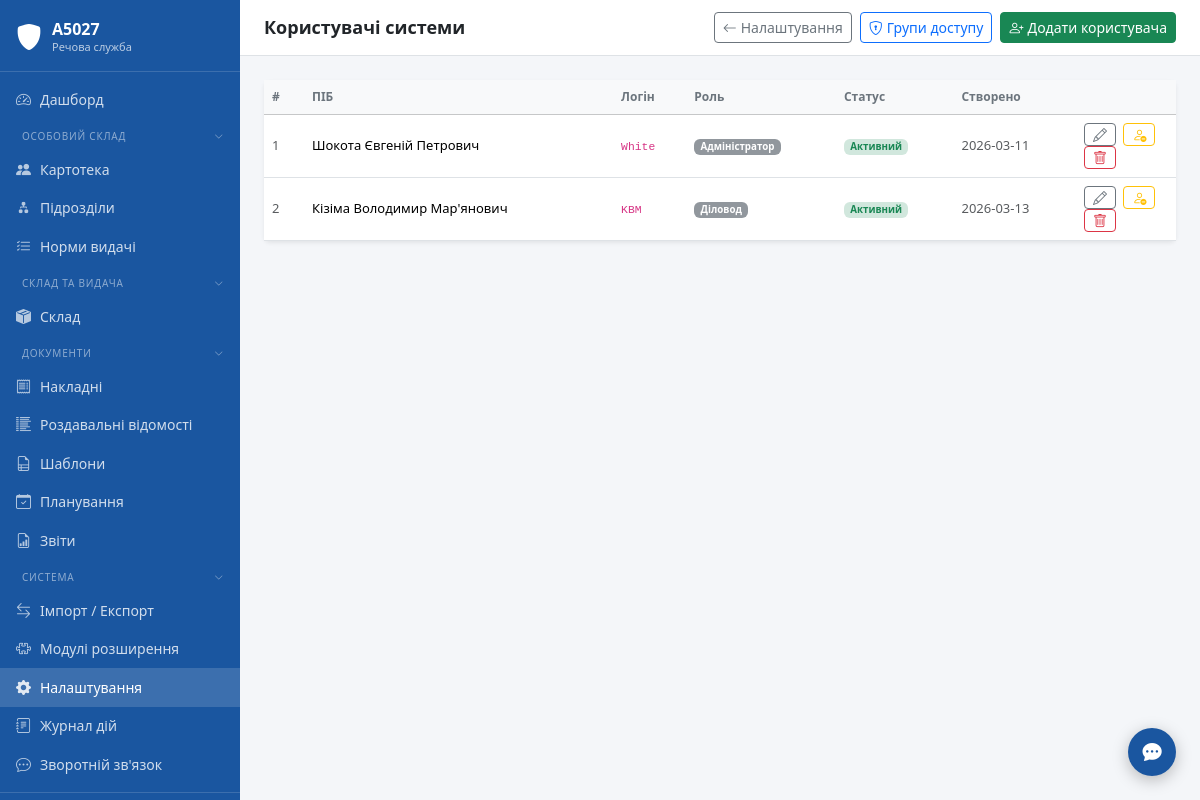
Page /settings/users (signed in) on the committed database.
### tables this page shows
CREATE TABLE settings (
            key TEXT PRIMARY KEY,
            value TEXT NOT NULL DEFAULT '',
            updated_at TEXT NOT NULL DEFAULT (datetime('now','localtime'))
        );

CREATE TABLE users (
            id INTEGER PRIMARY KEY AUTOINCREMENT,
            username TEXT NOT NULL UNIQUE,
            password_hash TEXT NOT NULL,
            full_name TEXT NOT NULL,
            role_id INTEGER NOT NULL REFERENCES roles(id),
            is_active INTEGER NOT NULL DEFAULT 1,
            created_at TEXT NOT NULL DEFAULT (datetime('now','localtime'))
        , theme TEXT NOT NULL DEFAULT 'default');

CREATE TABLE roles (
            id INTEGER PRIMARY KEY AUTOINCREMENT,
            name TEXT NOT NULL UNIQUE,
            permissions TEXT NOT NULL DEFAULT '{}',
            created_at TEXT NOT NULL DEFAULT (datetime('now','localtime'))
        );

### modules/settings/routes.py (the view)
@bp.route("/users")
@login_required
def users():
    conn = get_connection()
    users_list = conn.execute(
        """SELECT u.*, r.name as role_name
           FROM users u JOIN roles r ON u.role_id = r.id
           ORDER BY u.id"""
    ).fetchall()
    roles_list = conn.execute("SELECT * FROM roles ORDER BY id").fetchall()
    conn.close()
    return render_template(
        "settings/users.html",
        users=[dict(u) for u in users_list],
        roles=[dict(r) for r in roles_list],
    )

### templates/settings/users.html (shortened to what this page needs)
{% extends "base.html" %}
{% block page_title %}Користувачі системи{% endblock %}
{% block topbar_actions %}
<a href="{{ url_for('settings.index') }}" class="btn btn-sm btn-outline-secondary">
    <i class="bi bi-arrow-left me-1"></i>Налаштування
</a>
<a href="{{ url_for('settings.roles') }}" class="btn btn-sm btn-outline-primary">
    <i class="bi bi-shield-lock me-1"></i>Групи доступу
</a>
<button class="btn btn-sm btn-success" data-bs-toggle="modal" data-bs-target="#modalAddUser">
    <i class="bi bi-person-plus me-1"></i>Додати користувача
</button>
{% endblock %}
{% block content %}
<div class="card border-0 shadow-sm">
    <div class="card-body p-0">
        <table class="table table-hover mb-0 align-middle">
            <thead class="table-light">
                <tr>
                    <th style="width:40px">#</th>
                    <th>ПІБ</th>
                    <th>Логін</th>
                    <th>Роль</th>
                    <th>Статус</th>
                    <th>Створено</th>
                    <th style="width:100px"></th>
                </tr>
            </thead>
            <tbody>
            {% for u in users %}
            <tr id="urow-{{ u.id }}">
                <td class="text-muted small">{{ u.id }}</td>
                <td class="fw-medium">{{ u.full_name }}</td>
                <td><code class="small">{{ u.username }}</code></td>
                <td>
                    <span class="badge bg-secondary bg-opacity-75">{{ u.role_name }}</span>
                </td>
                <td>
                    {% if u.is_active %}
                    <span class="badge bg-success-subtle text-success" id="ubadge-{{ u.id }}">Активний</span>
                    {% else %}
                    <span class="badge bg-secondary-subtle text-secondary" id="ubadge-{{ u.id }}">Неактивний</span>
                    {% endif %}
                </td>
                <td class="text-muted small">{{ u.created_at[:10] if u.created_at else '—' }}</td>
                <td>
                    <button class="btn btn-sm btn-outline-secondary py-0 me-1"
                            title="Редагувати"
                            data-user="{{ u | tojson | e }}"
                            onclick="openEditUser(JSON.parse(this.dataset.user))">
                        <i class="bi bi-pencil"></i>
                    </button>
                    <button class="btn btn-sm btn-outline-warning py-0 me-1"
                            title="{{ 'Деактивувати' if u.is_active else 'Активувати' }}"
                            id="utoggle-{{ u.id }}"
                            onclick="toggleUser({{ u.id }}, this)">
                        <i class="bi {{ 'bi-person-dash' if u.is_active else 'bi-person-check' }}"></i>
                    </button>
                    <button class="btn btn-sm btn-outline-danger py-0"
                            title="Видалити"
                            onclick="deleteUser({{ u.id }}, '{{ u.full_name | e }}')">
                        <i class="bi bi-trash"></i>
                    </button>
                </td>
            </tr>
            {% else %}
            <tr><td colspan="7" class="text-muted text-center py-4">Немає користувачів</td></tr>
            {% endfor %}
            </tbody>
        </table>
    </div>
</div>
{% endblock %}

### templates/base.html (shortened to what this page needs)
<!DOCTYPE html>
<html lang="uk">
<head>
    <link rel="stylesheet" href="{{ url_for('static', filename='css/bootstrap.min.css') }}">
    <link rel="stylesheet" href="{{ url_for('static', filename='css/bootstrap-icons.min.css') }}">
    <link rel="stylesheet" href="{{ url_for('static', filename='css/main.css') }}">
    <link rel="stylesheet" href="{{ url_for('static', filename='css/theme-' ~ (session.get('theme') or 'default') ~ '.css') }}">
</head>
<body>
<div class="app-wrapper">
    <nav class="app-sidebar">
        <a class="sidebar-brand" href="{{ url_for('dashboard') }}">
            <i class="bi bi-shield-fill sidebar-brand-icon"></i>
            <div class="sidebar-brand-text">
                <div class="title">{{ unit_name }}</div>
                <div class="subtitle">Речова служба</div>
            </div>
        </a>
        {%- set _in_docs = request.blueprint in ('invoices','rv','doc_templates','planning','reports') %}
        {%- set _in_plugins = plugin_menu_items and request.path and plugin_menu_items | selectattr('url') | list | length > 0 %}
        {%- set _sidebar_extra = slot('sidebar.items') %}
        {%- set _in_extra = _sidebar_extra and _sidebar_extra | length > 0 %}
        {%- set _in_system = request.blueprint in ('import_export','plugins','settings','audit') or request.path.startswith('/settings/') or request.path.startswith('/audit/') %}
        <ul class="nav flex-column sidebar-nav">
            <li class="nav-item">
                <a class="nav-link {% if request.endpoint == 'dashboard' %}active{% endif %}"
                   href="{{ url_for('dashboard') }}">
                    <i class="bi bi-speedometer2"></i> Дашборд
                </a>
            </li>
            <li>
                <button class="nav-section-toggle" data-section="os">
                    <span>Особовий склад</span>
                    <i class="bi bi-chevron-down nav-section-chevron"></i>
                </button>
            </li>
            <li class="nav-section-body" data-section-body="os">
                <ul class="nav flex-column">
                    <li class="nav-item">
                        <a class="nav-link {% if request.blueprint == 'personnel' %}active{% endif %}"
                           href="/personnel/">
                            <i class="bi bi-people-fill"></i> Картотека
                        </a>
                    </li>
                    <li class="nav-item">
                        <a class="nav-link {% if request.path == '/units/' or request.path.startswith('/units/') %}active{% endif %}"
                           href="/units/">
                            <i class="bi bi-diagram-2-fill"></i> Підрозділи
                        </a>
                    </li>
                    <li class="nav-item">
                        <a class="nav-link {% if request.blueprint == 'supply_norms' %}active{% endif %}"
                           href="/supply-norms/">
                            <i class="bi bi-list-check"></i> Норми видачі
                        </a>
                    </li>
                </ul>
            </li>
            <li>
                <button class="nav-section-toggle" data-section="sklad">
                    <span>Склад та видача</span>
                    <i class="bi bi-chevron-down nav-section-chevron"></i>
                </button>
            </li>
            <li class="nav-section-body" data-section-body="sklad">
                <ul class="nav flex-column">
                    <li class="nav-item">
                        <a class="nav-link {% if request.blueprint == 'warehouse' %}active{% endif %}"
                           href="/warehouse/">
                            <i class="bi bi-box-seam-fill"></i> Склад
                        </a>
                    </li>
                </ul>
            </li>
            <li>
                <button class="nav-section-toggle" data-section="docs"
                        {% if _in_docs %}data-default-open="1"{% endif %}>
                    <span>Документи</span>
                    <i class="bi bi-chevron-down nav-section-chevron"></i>
                </button>
            </li>
            <li class="nav-section-body" data-section-body="docs">
                <ul class="nav flex-column">
                    <li class="nav-item">
                        <a class="nav-link {% if request.blueprint == 'invoices' %}active{% endif %}"
                           href="/invoices/">
                            <i class="bi bi-receipt"></i> Накладні
                        </a>
                    </li>
                    <li class="nav-item">
                        <a class="nav-link {% if request.blueprint == 'rv' %}active{% endif %}"
                           href="/rv/">
                            <i class="bi bi-list-columns-reverse"></i> Роздавальні відомості
                        </a>
                    </li>
                    <li class="nav-item">
                        <a class="nav-link {% if request.blueprint == 'doc_templates' %}active{% endif %}"
                           href="/doc-templates/">
                            <i class="bi bi-file-earmark-ruled"></i> Шаблони
                        </a>
                    </li>
                    <li class="nav-item">
                        <a class="nav-link {% if request.blueprint == 'planning' %}active{% endif %}"
                           href="{{ url_for('planning.index') }}">
                            <i class="bi bi-calendar-check"></i> Планування
                        </a>
                    </li>
                    <li class="nav-item">
                        <a class="nav-link {% if request.blueprint == 'reports' %}active{% endif %}"
                           href="{{ url_for('reports.index') }}">
                            <i class="bi bi-file-earmark-bar-graph"></i> Звіти
                        </a>
                    </li>
                </ul>
            </li>
            <li>
                <button class="nav-section-toggle" data-section="system"
                        {% if _in_system %}data-default-open="1"{% endif %}>
                    <span>Система</span>
                    <i class="bi bi-chevron-down nav-section-chevron"></i>
                </button>
            </li>
            <li class="nav-section-body" data-section-body="system">
                <ul class="nav flex-column">
                    <li class="nav-item">
                        <a class="nav-link {% if request.blueprint == 'import_export' %}active{% endif %}"
                           href="{{ url_for('import_export.index') }}">
                            <i class="bi bi-arrow-left-right"></i> Імпорт / Експорт
                        </a>
                    </li>
                    <li class="nav-item">
                        <a class="nav-link {% if request.blueprint == 'plugins' %}active{% endif %}"
                           href="{{ url_for('plugins.index') }}">
                            <i class="bi bi-puzzle"></i> Модулі розширення
                        </a>
                    </li>
                    <li class="nav-item">
                        <a class="nav-link {% if request.path.startswith('/settings/') %}active{% endif %}"
                           href="/settings/">
                            <i class="bi bi-gear-fill"></i> Налаштування
                        </a>
                    </li>
                    <li class="nav-item">
                        <a class="nav-link {% if request.path.startswith('/audit/') %}active{% endif %}"
                           href="/audit/">
                            <i class="bi bi-journal-text"></i> Журнал дій
                        </a>
                    </li>
                    <li class="nav-item">
                        <a class="nav-link {% if request.path.startswith('/feedback') %}active{% endif %}"
                           href="/feedback/">
                            <i class="bi bi-chat-dots"></i> Зворотній зв'язок
                        </a>
                    </li>
                </ul>
            </li>
        </ul>
        <div class="sidebar-footer">
        </div>
    </nav>
    <div class="app-main">
        <div class="app-topbar">
            <h1>{% block page_title %}{% endblock %}</h1>
            <div class="d-flex gap-2">
                {% block topbar_actions %}{% endblock %}
            </div>
        </div>
        <div class="app-content">
            {% block content %}{% endblock %}
        </div>
    </div>
</div>
<div class="toast-container-fixed" id="toastContainer">
{% if session.get('user_id') %}
<button id="fbFloatBtn" title="Зворотній зв'язок / Повідомити про помилку"
        data-bs-toggle="modal" data-bs-target="#feedbackModal"
        style="position:fixed;bottom:1.5rem;right:1.5rem;z-index:1040;
               width:48px;height:48px;border-radius:50%;
               background:var(--app-primary);color:#fff;border:none;
               box-shadow:0 4px 16px rgba(0,0,0,.25);font-size:1.2rem;
               display:flex;align-items:center;justify-content:center;
               transition:transform .15s;">
    <i class="bi bi-chat-dots-fill"></i>
</button>
{% endif %}
</div></div>
</body>
</html>

### rows in the picture
settings: value "А5027"
users: id "1", full_name "Шокота Євгеній Петрович", username "White", role_name "Адміністратор", created_at "2026-03-11", is_active 1 (drawn)
users: id "2", full_name "Кізіма Володимир Мар'янович", username "KBM", role_name "Діловод", created_at "2026-03-13", is_active 1 (drawn)
